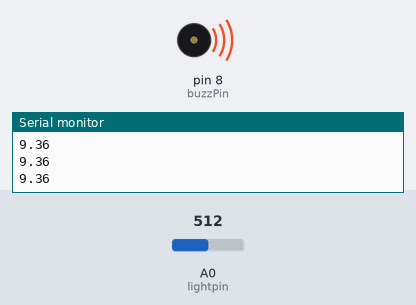
The sketch below on a simulated Arduino Uno, built with avr-gcc and run on an emulated ATmega328P. On the bench: buzzer (waves = sounding), the last lines printed to the serial monitor. The inputs (shaded band) are chosen by the test bench; at power-on: A0 (lightpin) = 512.

Above: at 1.2 s.
1.3 s: A0 (lightpin) set to 778
2.8 s: A0 (lightpin) set to 806
At 4.3 s:
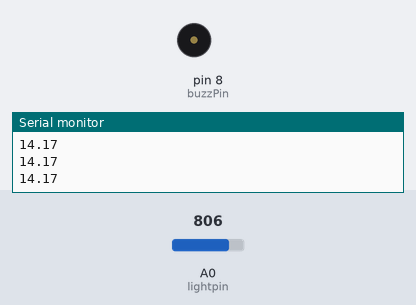
5.0 s: A0 (lightpin) set to 900
8.0 s: A0 (lightpin) set to 562
11.0 s: A0 (lightpin) set to 535
At 11.3 s:
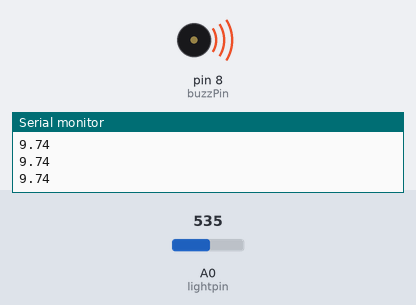
Timing chart, 0 to 13.5 s (numbered marks = the images above; inputs shaded):
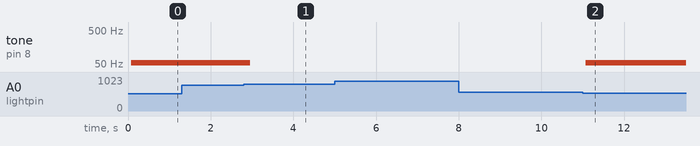

The sketch:

buzz_low.ino
```cpp
int lightpin=A0;
int lightval;
int buzzPin=8;
float wT;

void setup() {
  // put your setup code here, to run once:
  pinMode(lightpin,INPUT);
  pinMode(buzzPin,OUTPUT);
  Serial.begin(9600);
}

void loop() {
  // put your main code here, to run repeatedly:
  lightval=analogRead(lightpin);

  // I have used a passive buzzer so I have calculated the delay time using Slope graph for smooth buzzer sound please refer "Buzzer"-folder in the repo to gett your calculation
  wT=(9./550.)*lightval-(9./550.)+1.;
  Serial.println(wT);
  digitalWrite(buzzPin,HIGH);
  delay(wT);
  digitalWrite(buzzPin,LOW);
  delay(wT);
}  
```

Measured:
- the behaviour switches between 795 and 796 on A0 (lightpin) (found by bisection; images 0 and 1)
- the behaviour switches between 552 and 551 on A0 (lightpin) (found by bisection; images 1 and 2)
- after the input at 2.8 s, tone on pin 8 (buzzPin): 54 Hz → silent after 0.16 s
- after the input at 11.0 s, tone on pin 8 (buzzPin): silent → 54 Hz after 0.08 s
